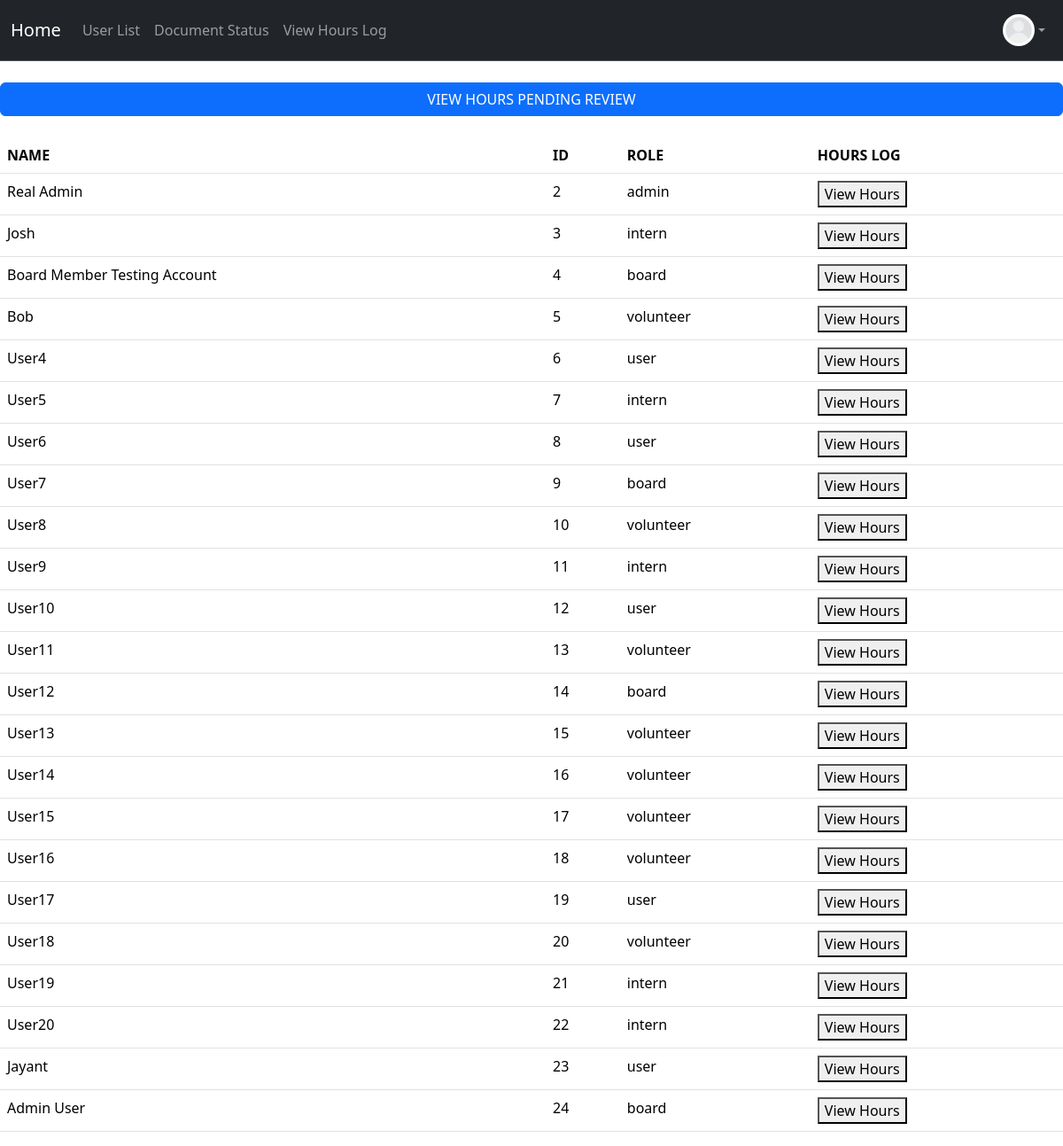
/hours/log (signed in), run on the app's committed database.
### project/models.py (models this page shows, shortened)
class User(db.Model, UserMixin):
    __tablename__ = 'users'
    id: Mapped[int] = mapped_column(primary_key=True)
    name: Mapped[str] = mapped_column()
    email: Mapped[str] = mapped_column(unique=True)
    address: Mapped[str] = mapped_column(default="None Provided")
    password_hash: Mapped[str] = mapped_column(db.String(128))
    date_created: Mapped[datetime] = mapped_column(DateTime, server_default=func.now())
    total_hours: Mapped[float] = mapped_column(default=0.0)
    picture: Mapped[str] = mapped_column(default="default.jpeg")
    role: Mapped[str] = mapped_column(default="user")  # "user", "volunteer", " intern", "board"
    hours: Mapped[List["Hours"]] = relationship("Hours", back_populates="user", cascade="all, delete-orphan")
    documents: Mapped[List["Document"]] = relationship("Document", back_populates="user", cascade="all, delete-orphan")

### app.py (the view)
@app.route("/hours/log", methods=["GET", "POST"])
@login_required
@permission_required('volunteer')
def hours_log():
    if current_user.role in ['volunteer', 'intern']:
        form = AddHoursForm()  # Create form to add hours
        if request.method == "POST":
            if form.validate_on_submit():  # If form is valid
                log = Hours(
                    activity_name=form.data['activity_name'],
                    date=form.data['date'],
                    start_time=form.data['start_time'],
                    end_time=form.data['end_time'],
                    amount=form.data['amount'],
                    description=form.data['description'],
                    user=current_user
                )
                db.session.add(log)
                db.session.commit()
                flash("You have logged your hours!")
                return redirect(url_for('specific_log_hours'))
            else:
                flash("Error")
                print("Form errors:", form.errors)
        return render_template("hours_log.html", form=form)
    else:  # board or admin
        users = User.query.all()
        return render_template("hours_log.html", users=users)

### project/models.py (called while the page is built)
@login_manager.user_loader
def load_user(user_id):
    return User.query.get(user_id)

### project/templates/hours_log.html (shortened to what this page needs)
{% extends "base.html" %}
{% block content %}
    {% if current_user.role != "admin" and current_user.role != "board" %}
        <div id="Auth_Page">
            <div id="Alignment">
                <h3>Request Hours</h3>
                <div id="Inner_Content">
                    <form method="POST" action="{{ url_for('hours_log') }}">
                        {{ form.hidden_tag() }}
                        <div> {{ form.activity_name.label }} {{ form.activity_name() }} </div>
                        <div> {{ form.date.label }} {{ form.date() }} </div>
                        <div>{{ form.start_time.label }} {{ form.start_time() }} </div>
                        <div>{{ form.end_time.label }} {{ form.end_time() }} </div>
                        <div>{{ form.amount.label }} {{ form.amount() }} </div>
                        <div>{{ form.description.label }} {{ form.description() }} </div>
                        <div>{{ form.submit() }}</div>
                        <div>
                            <a class="btn btn-success" href="{{ url_for('specific_log_hours') }}">VIEW LOGGED HOURS</a>
                        </div>
                    </form>
                </div>
            </div>
        </div>
        {% else %}
            <br>
            <div class="d-grid gap-2">
                <button class="btn btn-primary" type="submit"><a class="nav-link" href="{{ url_for('pending_hours') }}">VIEW HOURS PENDING REVIEW</a></button>
            </div>
            <br>
            <table class="table table-hover">
            <thead>
                <tr>
                <th scope="col">NAME</th>
                <th scope="col">ID</th>
                <th scope="col">ROLE</th>
                <th scope="col">HOURS LOG</th>
                </tr>
            </thead>
            <tbody>
            {% for user in users %}
                {% set log_num = loop.index %}
                <form action="{{ url_for('specific_log_hours') }}" method="get" style="display:inline;">
                    <tr>
                    <td><span class="id">{{ user.name }}</span></td>
                    <td><span class="id">{{ user.id }}</span></td>
                    <td><span class="role">{{ user.role }}</span></td>
                    <td><button type="submit">View Hours</button></td>
                    </tr>
                </form>
            {% endfor %}
            </tbody>
            </table>
        {% endif %}
{% endblock %}

### project/templates/base.html (shortened to what this page needs)
<!DOCTYPE html>
<html>
  <head>
    <link href="https://cdn.jsdelivr.net/npm/bootstrap@5.3.8/dist/css/bootstrap.min.css" rel="stylesheet">
  </head>
  <body>
    <nav class="navbar navbar-expand bg-dark border-bottom border-body" data-bs-theme="dark">
      <div class="container-fluid d-flex">
        <a class="navbar-brand"
            href="{% if current_user.is_authenticated and current_user.role == 'admin' %}
              {{ url_for('admin_dashboard') }}
            {% elif current_user.is_authenticated and current_user.role == 'board' %}
              {{ url_for('board_dashboard') }}
            {% elif current_user.is_authenticated and current_user.role == 'volunteer' %}
                {{ url_for('volunteer_dashboard') }}
            {% elif current_user.is_authenticated and current_user.role == 'intern' %}
                {{ url_for('intern_dashboard') }}
            {% else %}
              {{ url_for('user_dashboard') }}
          {% endif %}">
          Home
        </a>
        <ul class="navbar-nav mb-2 mb-lg-0 d-flex flex-row">
          {% if current_user.is_authenticated %}
            {% if current_user.role == 'admin' or current_user.role == 'board' %}
              <li class="nav-item">
                <a class="nav-link" href="{{ url_for('user_list') }}">User List</a>
              </li>
              {% endif %}
            <li class="nav-item">
              <a class="nav-link" href="{{ url_for('document_status') }}">Document Status</a>
            </li>
            <li class="nav-item">
              <a class="nav-link"
              href="{{ url_for('hours_log') }}">
                  View Hours Log </a>
            </li>
          {% endif %}
        </ul>
        {% if current_user.is_authenticated %}
        <ul class="navbar-nav ms-auto mb-2 mb-lg-0">
          <li class="nav-item dropdown">
            <a class="nav-link dropdown-toggle d-flex align-items-center" href="#" id="profileDropdown" role="button" data-bs-toggle="dropdown" aria-expanded="false">
              <img src="{{ url_for('static', filename='profile_pics/' ~ current_user.picture ) }}" alt="Profile" style="height:36px;width:36px;border-radius:50%;">
            </a>
          </li>
        </ul>
        {% endif %}
      </div>
    </nav>
    {% block content %}
    {% endblock %}
  </body>
</html>

### project/templates/base.html (style rules this page uses)
.dropdown { position: relative; display: inline-block; }

### data on the page
User: picture (placeholder picture), name "Real Admin", id "2", role "admin"
User: name "Josh", id "3", role "intern"
User: name "Board Member Testing Account", id "4", role "board"
User: name "Bob", id "5", role "volunteer"
User: name "User4", id "6", role "user"
User: name "User5", id "7", role "intern"
User: name "User6", id "8", role "user"
User: name "User7", id "9", role "board"
User: name "User8", id "10", role "volunteer"
User: name "User9", id "11", role "intern"
User: name "User10", id "12", role "user"
User: name "User11", id "13", role "volunteer"
User: name "User12", id "14", role "board"
User: name "User13", id "15", role "volunteer"
User: name "User14", id "16", role "volunteer"
User: name "User15", id "17", role "volunteer"
User: name "User16", id "18", role "volunteer"
User: name "User17", id "19", role "user"
User: name "User18", id "20", role "volunteer"
User: name "User19", id "21", role "intern"
User: name "User20", id "22", role "intern"
User: name "Jayant", id "23", role "user"
User: name "Admin User", id "24", role "board"
